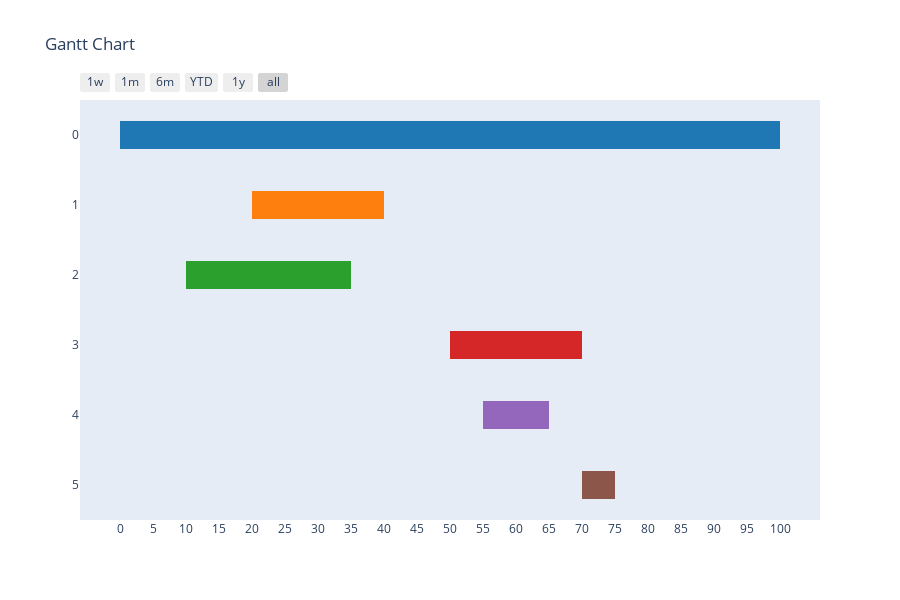

Notebook code for this chart:
### Code cell
fig = ff.create_gantt(df)
fig.layout.xaxis.update({
        'tickvals' : date_ticks,
        'ticktext' : num_tick_labels
        })
fig.update_yaxes(autorange="reversed")
fig.show()

### Figure 1 — Plotly figure (JSON) as saved in the notebook; plotly's stock layout.template omitted (floating-point values rounded to 4 significant figures)
{"data": [{"fill": "toself", "fillcolor": "rgb(140, 86, 75)", "hoverinfo": "name", "legendgroup": "rgb(140, 86, 75)", "mode": "none", "name": "5", "type": "scatter", "x": ["1971-03-12", "1971-03-17", "1971-03-17", "1971-03-12"], "y": [4.8, 4.8, 5.2, 5.2]}, {"fill": "toself", "fillcolor": "rgb(148, 103, 189)", "hoverinfo": "name", "legendgroup": "rgb(148, 103, 189)", "mode": "none", "name": "4", "type": "scatter", "x": ["1971-02-25", "1971-03-07", "1971-03-07", "1971-02-25"], "y": [3.8, 3.8, 4.2, 4.2]}, {"fill": "toself", "fillcolor": "rgb(214, 39, 40)", "hoverinfo": "name", "legendgroup": "rgb(214, 39, 40)", "mode": "none", "name": "3", "type": "scatter", "x": ["1971-02-20", "1971-03-12", "1971-03-12", "1971-02-20"], "y": [2.8, 2.8, 3.2, 3.2]}, {"fill": "toself", "fillcolor": "rgb(255, 127, 14)", "hoverinfo": "name", "legendgroup": "rgb(255, 127, 14)", "mode": "none", "name": "1", "type": "scatter", "x": ["1971-01-21", "1971-02-10", "1971-02-10", "1971-01-21"], "y": [0.8, 0.8, 1.2, 1.2]}, {"fill": "toself", "fillcolor": "rgb(31, 119, 180)", "hoverinfo": "name", "legendgroup": "rgb(31, 119, 180)", "mode": "none", "name": "0", "type": "scatter", "x": ["1971-01-01", "1971-04-11", "1971-04-11", "1971-01-01"], "y": [-0.2, -0.2, 0.2, 0.2]}, {"fill": "toself", "fillcolor": "rgb(44, 160, 44)", "hoverinfo": "name", "legendgroup": "rgb(44, 160, 44)", "mode": "none", "name": "2", "type": "scatter", "x": ["1971-01-11", "1971-02-05", "1971-02-05", "1971-01-11"], "y": [1.8, 1.8, 2.2, 2.2]}, {"legendgroup": "rgb(140, 86, 75)", "marker": {"color": "rgb(140, 86, 75)", "opacity": 0, "size": 1}, "mode": "markers", "name": "", "showlegend": false, "text": [null, null], "type": "scatter", "x": ["1971-03-12", "1971-03-17"], "y": [5, 5]}, {"legendgroup": "rgb(148, 103, 189)", "marker": {"color": "rgb(148, 103, 189)", "opacity": 0, "size": 1}, "mode": "markers", "name": "", "showlegend": false, "text": [null, null], "type": "scatter", "x": ["1971-02-25", "1971-03-07"], "y": [4, 4]}, {"legendgroup": "rgb(214, 39, 40)", "marker": {"color": "rgb(214, 39, 40)", "opacity": 0, "size": 1}, "mode": "markers", "name": "", "showlegend": false, "text": [null, null], "type": "scatter", "x": ["1971-02-20", "1971-03-12"], "y": [3, 3]}, {"legendgroup": "rgb(255, 127, 14)", "marker": {"color": "rgb(255, 127, 14)", "opacity": 0, "size": 1}, "mode": "markers", "name": "", "showlegend": false, "text": [null, null], "type": "scatter", "x": ["1971-01-21", "1971-02-10"], "y": [1, 1]}, {"legendgroup": "rgb(31, 119, 180)", "marker": {"color": "rgb(31, 119, 180)", "opacity": 0, "size": 1}, "mode": "markers", "name": "", "showlegend": false, "text": [null, null], "type": "scatter", "x": ["1971-01-01", "1971-04-11"], "y": [0, 0]}, {"legendgroup": "rgb(44, 160, 44)", "marker": {"color": "rgb(44, 160, 44)", "opacity": 0, "size": 1}, "mode": "markers", "name": "", "showlegend": false, "text": [null, null], "type": "scatter", "x": ["1971-01-11", "1971-02-05"], "y": [2, 2]}], "layout": {"height": 600, "hovermode": "closest", "showlegend": false, "title": {"text": "Gantt Chart"}, "xaxis": {"rangeselector": {"buttons": [{"count": 7, "label": "1w", "step": "day", "stepmode": "backward"}, {"count": 1, "label": "1m", "step": "month", "stepmode": "backward"}, {"count": 6, "label": "6m", "step": "month", "stepmode": "backward"}, {"count": 1, "label": "YTD", "step": "year", "stepmode": "todate"}, {"count": 1, "label": "1y", "step": "year", "stepmode": "backward"}, {"step": "all"}]}, "showgrid": false, "ticktext": [0, 5, 10, 15, 20, 25, 30, 35, 40, 45, 50, 55, 60, 65, 70, 75, 80, 85, 90, 95, 100], "tickvals": ["1971-01-01", "1971-01-06", "1971-01-11", "1971-01-16", "1971-01-21", "1971-01-26", "1971-01-31", "1971-02-05", "1971-02-10", "1971-02-15", "1971-02-20", "1971-02-25", "1971-03-02", "1971-03-07", "1971-03-12", "1971-03-17", "1971-03-22", "1971-03-27", "1971-04-01", "1971-04-06", "1971-04-11"], "type": "date", "zeroline": false}, "yaxis": {"autorange": "reversed", "range": [-1, 7], "showgrid": false, "ticktext": [0, 1, 2, 3, 4, 5], "tickvals": [0, 1, 2, 3, 4, 5], "zeroline": false}}}
